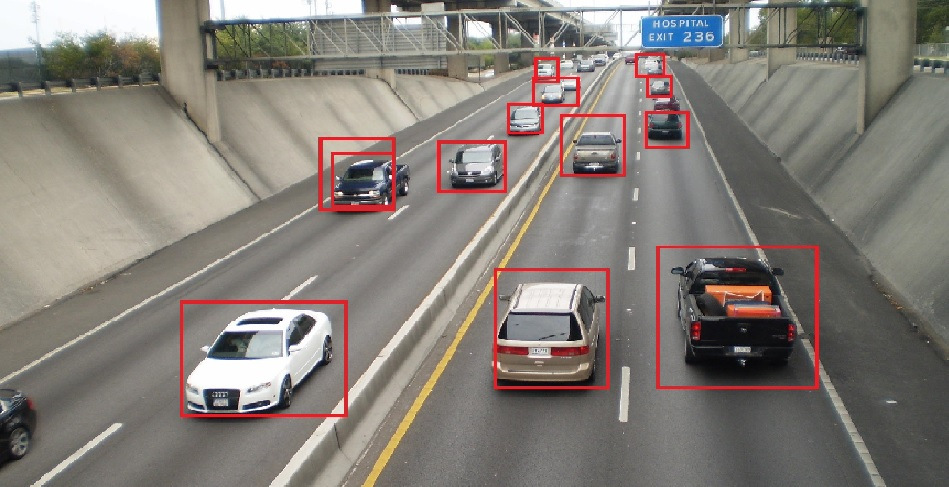
#> input picture car11.jpg, 949 x 487 px
$ python 1.image.py
#> lines starting #> are read from the running program, lines starting #| are printed output that depends on the picture
import cv2
import numpy as np
##import matplotlib.pyplot as plt

img1=cv2.imread('car11.jpg')
#> img1 is the input picture: shape (487, 949, 3); mean B, G, R 119.3, 125.6, 132
img2=cv2.imread('car12.png')
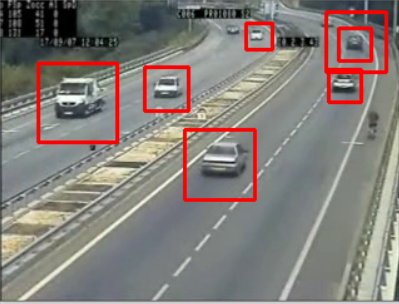
#> input picture car12.PNG, 399 x 304 px, found by its file name
#> img2 is the input picture: shape (304, 399, 3); mean B, G, R 121.4, 126.3, 132.4
img3=cv2.imread('car13.jpg')
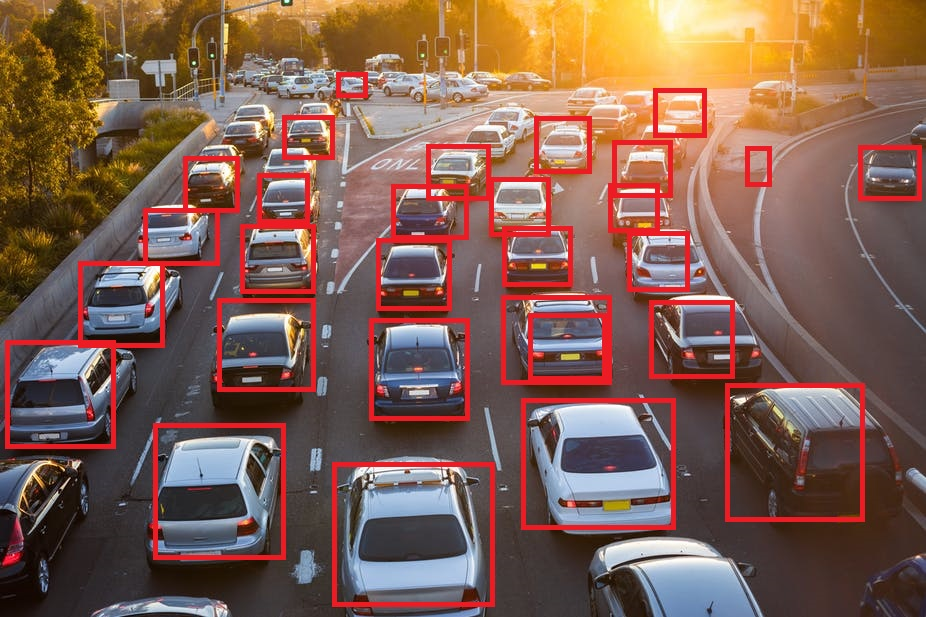
#> input picture car13.jpg, 926 x 617 px
#> img3 is the input picture: shape (617, 926, 3); mean B, G, R 81.5, 94.4, 127.6
img4=cv2.imread('car14.jpg')
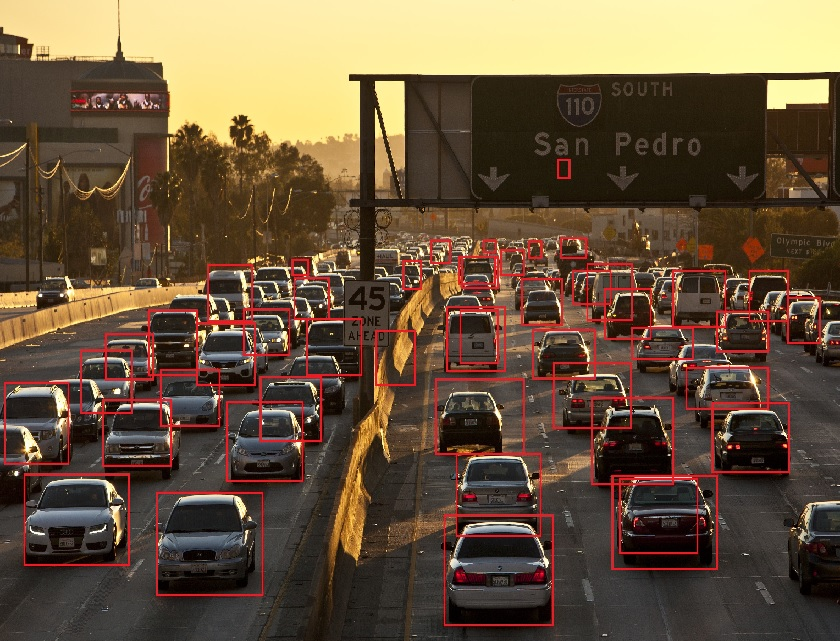
#> input picture car14.jpg, 840 x 641 px
#> img4 is the input picture: shape (641, 840, 3); mean B, G, R 61.1, 82.9, 103.2
#IMREAD_COLOR = 1
#IMREAD_UNCHANGED = -1
#IMREAD_GRAYSCALE = 0
#Numbers instead of codes

cv2.imshow('image1',img3)
cv2.imshow('image2',img1)
cv2.imshow('image3',img2)
cv2.imshow('image4',img4)
# [6 lines of commented-out code are left out]
